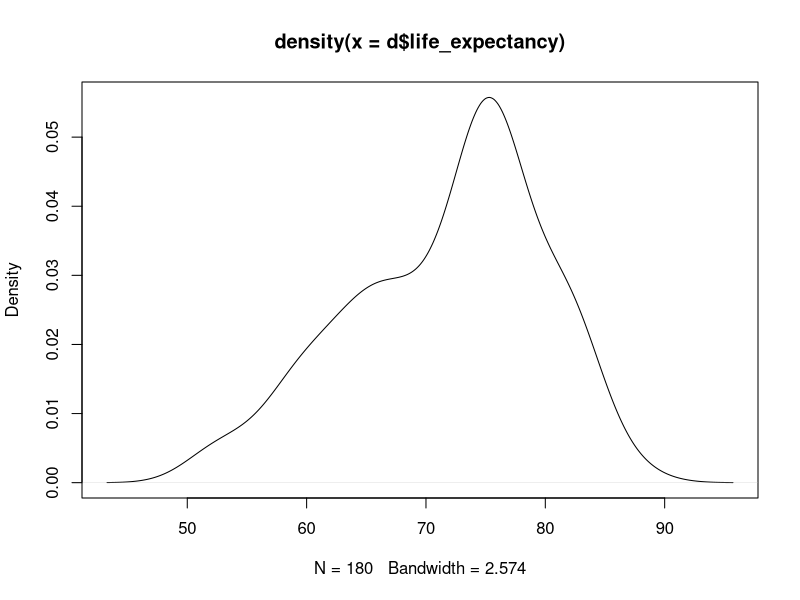
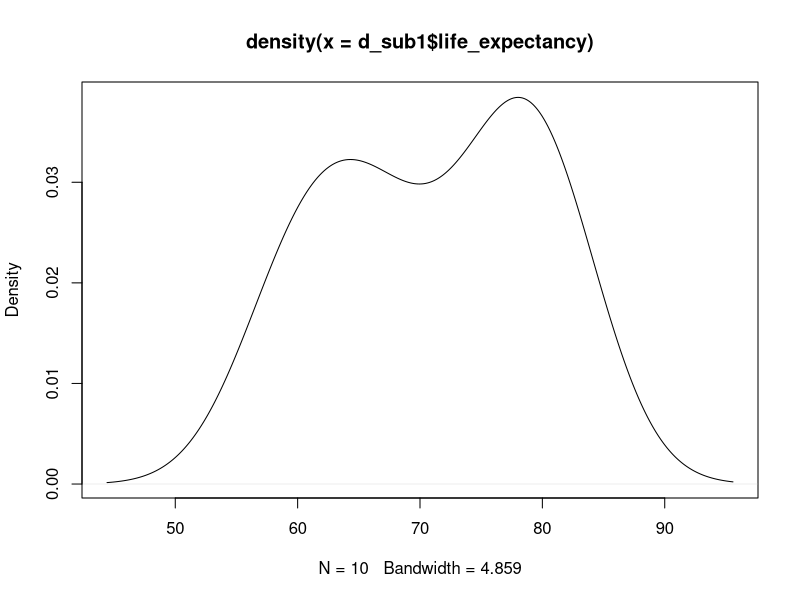
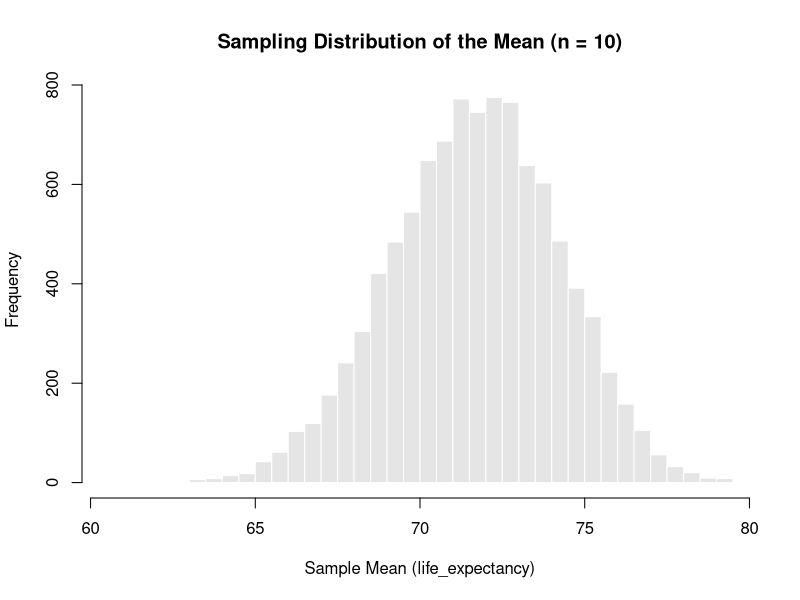

Source code (R) for these figures, in order:
################################################################################
#    Load data
################################################################################


d <- read.csv("./resources/datasets/life_expectancy.csv", stringsAsFactors = FALSE)

# Peek at the data structure (first few rows)

head(d)

################################################################################
# Treat the full datast as the population
################################################################################

# Variable of interest: life_expectancy

# We’ll treat the entire file as the population 
#  (so the “population mean” below is the true mean for our demo).

# Basic population facts

N         <- nrow(d)                                 # population size
N

mu        <- mean(d$life_expectancy, na.rm = TRUE)   # population mean (parameter)
mu

sigma <- sd(d$life_expectancy,  na.rm = TRUE)        # population SD
sigma


# Population distribution

plot(density(d$life_expectancy))
################################################################################
# Take a single random sample
################################################################################

n <- 10             # Sample size

# Sample n indices without replacement from the population

idx_1  <- sample.int(N, n, replace = FALSE)

d_sub1 <- d[idx_1, ]
View(d_sub1)

# Sample distribution

plot(density(d_sub1$life_expectancy))


# The sample mean from this one study

xbar_1 <- mean(d_sub1$life_expectancy, na.rm = TRUE)

xbar_1




# Each time you take a new random sample, the sample mean will wiggle around
# the true population mean.

# A second independent sample of size n

idx_2  <- sample.int(N, n, replace = FALSE)
d_sub2 <- d[idx_2, ]

xbar_2 <- mean(d_sub2$life_expectancy, na.rm = TRUE)

xbar_2

################################################################################
# Build the sampling distribution of the mean by repetition
################################################################################

# Now repeat the “sample-and-compute-mean” process R times.

# This approximates the sampling distribution of the sample mean (x̄) for n = 10.


N <- 180  # Population size

n <- 10   # Sample Size

R <- 10000  # number of repeated samples

sample_means <- replicate(R,
                          {
                            idx   <- sample.int(N, n, replace = TRUE)
                            d_sub <- d[idx, ]
                            mean(d_sub$life_expectancy, na.rm = TRUE)
                            }
                          )

hist(sample_means,
     breaks = 30,
     main = "Sampling Distribution of the Mean (n = 10)",
     xlab  = "Sample Mean (life_expectancy)",
     col   = "gray90", border = "white")



psych::describe(sample_means)
